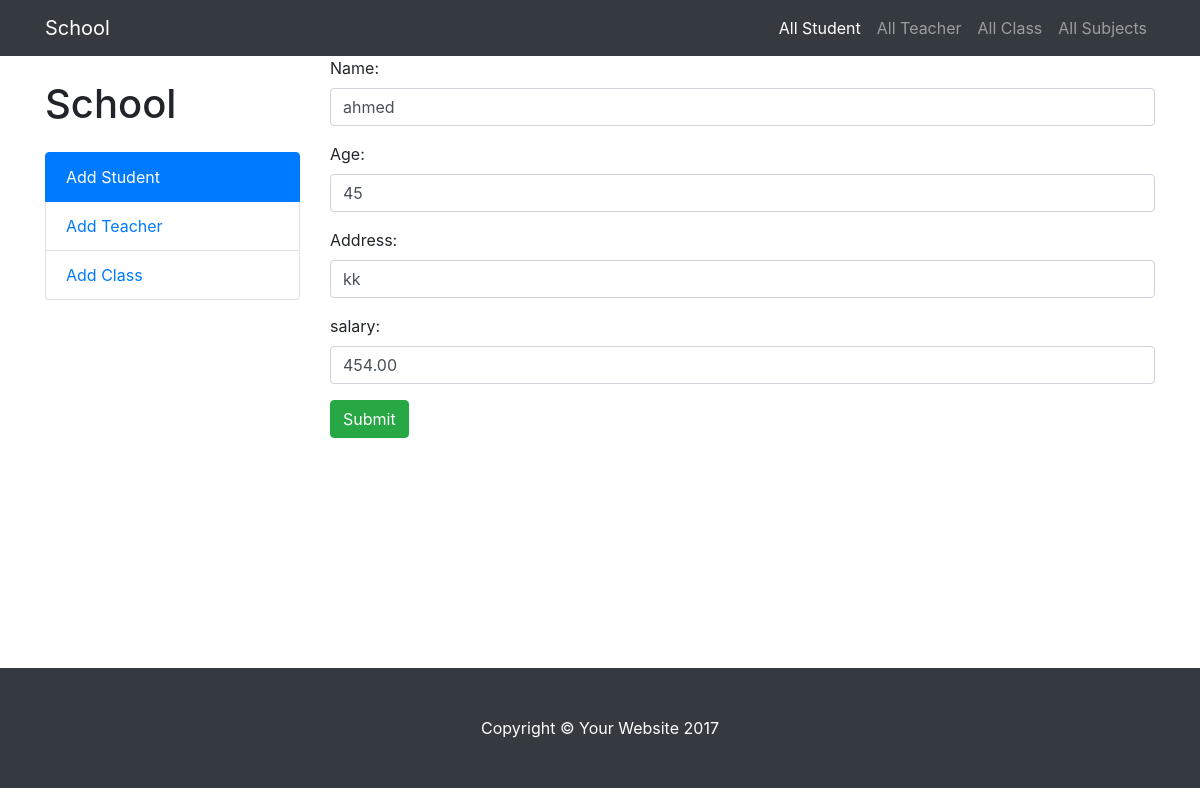
The app's page /editteacher.php?id=10 with its own data.
### tables this page shows
CREATE TABLE `teachers` (
  `id` int(10) UNSIGNED NOT NULL,
  `name` varchar(50) NOT NULL,
  `salary` decimal(7,2) NOT NULL,
  `address` varchar(100) NOT NULL,
  `age` int(10) UNSIGNED NOT NULL
);

### includes/teachers.php (called while the page is built, shortened)
<?php
class teachers{
    public function __get($param){
        return $this->$param;
    }
}

### editteacher.php (the view, shortened to what this page needs)
<?php
require_once('includes/dbconnect.php');
require_once("includes/teachers.php");
require_once('includes/header.php');
$stmt = $conn->query("SELECT * FROM teachers WHERE id = '{$_GET['id']}'");
$result = $stmt->fetchAll(PDO::FETCH_CLASS, 'teachers');
?>
        <div class="col-lg-9">
                    <?php
                        foreach($result as $teacher){
                            ?>
                            <form method="POST">
                                <div class="form-group">
                                    <label for="name">Name:</label>
                                    <input type="text" class="form-control" id="name" name="name" value="<?= $teacher->name?>" required>
                                </div>
                                <div class="form-group">
                                    <label for="age">Age:</label>
                                    <input type="number" class="form-control" id="age" name="age"  value="<?= $teacher->age?>" required>
                                </div>
                                <div class="form-group">
                                    <label for="address">Address:</label>
                                    <input type="text" class="form-control" id="address" name="address"  value="<?= $teacher->address?>" required>
                                </div>
                                <div class="form-group">
                                    <label for="salary">salary:</label>
                                    <input type="text" class="form-control" id="salary" name="salary"  value="<?= $teacher->salary?>" required>
                                </div>
                                <button type="submit" class="btn btn-success" name="update">Submit</button>
                            </form>
                    <?php
                        }
                    ?>
        </div>
      </div>
    </div>
<?php
    include_once('includes/footer.php');
?>

### css/shop-item.css (style rules this page uses)
body { padding-top: 54px; }
@media (min-width: 992px) { body { padding-top: 56px; } }

### records on screen
teachers: name "ahmed", age "45", address "kk", salary "454.00"
